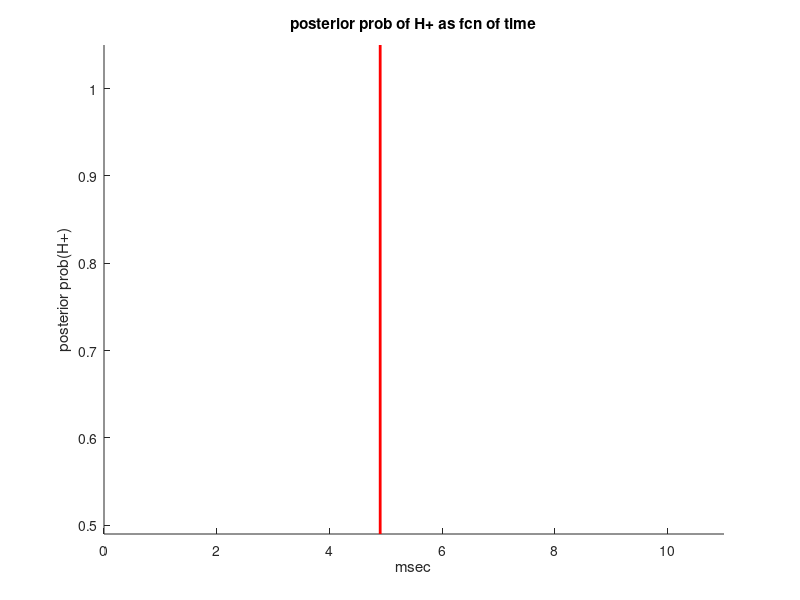

Reproduce this figure in MATLAB. (Note: this script raises an error after producing the figure.)
% This script does the following:
%   1. generate the stimulus for 1 trial of the dynamic clicks task
%   2. evolve the full system with truncated gamma (CP count)
%   3. compute posterior over change point count at several time points
%   4. display a plot with two subplots described below
%       - raster plot of stimulus clicks, with change points marked
%       - posterior mean over CP count with 'error' bars shown at 1stdev
%
% REQUIRED SCRIPTS:
% returnPostH.m
% getlambdahigh.m

clear
%% set parameters
% click rates in Hz
rateLow=0.01;

% time step for forward Euler, in sec
dt=1/1000000;
% max allowed change point count
gamma_max=100;
% hyperparameters for Gamma dist over hazard rate
alpha=1;
beta=1;
priorState=[.5,.5];

%trial duration (sec)
T=0.010; %10 msec

%% generate stimulus
lTrain=[];
rTrain=0.0049; % right before 5 msec
cptimes=0.004;


%% call ODE function
%posttimes=1:50;
posttimes=0.001:0.00001:T;
%posttimes=[0.1:0.1:.9, posttimes];
posttimes(end)=T-2*dt;

fig=figure(1); 
hax=axes;
SP=rTrain(1)*1000; %right click time in msec
hold on
title('posterior prob of H+ as fcn of time')
ylabel('posterior prob(H+)')
xlabel('msec')
xlim([0,11])
ylim([0.49,1.05])
line([SP SP],get(hax,'YLim'),'Color',[1 0 0], 'LineWidth',2)
hax.FontSize=20;

for snr=[.5,1,2,4]
    rateHigh=getlambdahigh(rateLow, snr, true);
    [jointPost,unnorm]=returnPostH(lTrain, rTrain, rateLow, rateHigh, T, ...
    gamma_max, posttimes, priorState, alpha, beta, dt, cptimes);
    plot(1000*posttimes, sum(jointPost(1:gamma_max,:),1),'LineWidth',2)
end
legend('click time','snr=0.5','snr=1','snr=2','snr=4')
line(get(hax,'XLim'),[0.5,.5],'Color',[0 0 0], 'LineWidth',1)
line(get(hax,'XLim'),[1,1],'Color',[0 0 0], 'LineWidth',1)
